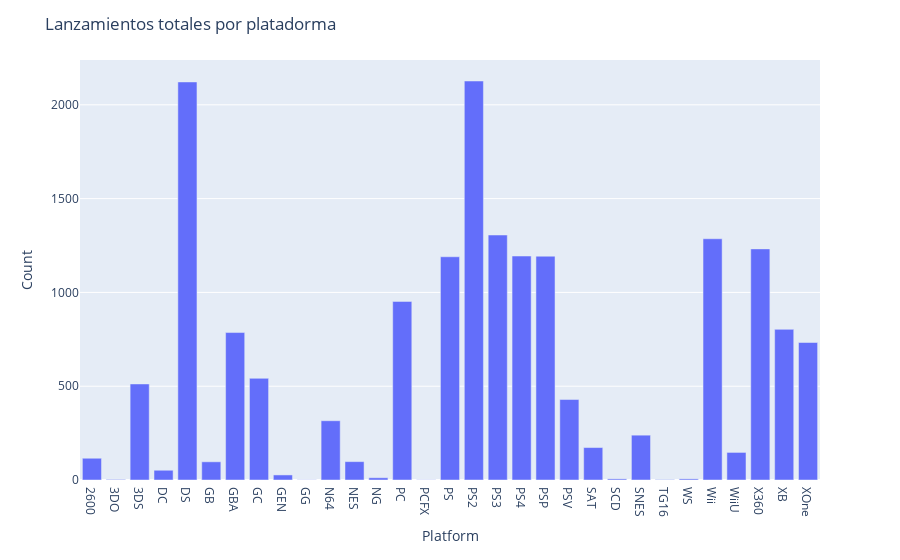

Notebook code cell kept with this figure:
### Code cell
df_Games_total = df_Games_per_Year.groupby("Platform").agg({"Global_Sales": 'count'}).reset_index()
df_Games_total.columns = ["Platform", "Count"]

fig = px.bar(df_Games_total, x="Platform", y="Count")
fig.update_layout(title="Lanzamientos totales por platadorma")
fig.update_xaxes(type='category')
fig.update_xaxes(categoryorder='category ascending')
fig.write_html("gráficas/Lanzamientos_Plataforma.html")
fig.show()

### Figure 1 — Plotly figure (JSON) as saved in the notebook; plotly's stock layout.template omitted (floating-point values rounded to 4 significant figures)
{"data": [{"alignmentgroup": "True", "hovertemplate": "Platform=%{x}<br>Count=%{y}<extra></extra>", "legendgroup": "", "marker": {"color": "#636efa", "pattern": {"shape": ""}}, "name": "", "offsetgroup": "", "orientation": "v", "showlegend": false, "textposition": "auto", "type": "bar", "x": ["2600", "3DO", "3DS", "DC", "DS", "GB", "GBA", "GC", "GEN", "GG", "N64", "NES", "NG", "PC", "PCFX", "PS", "PS2", "PS3", "PS4", "PSP", "PSV", "SAT", "SCD", "SNES", "TG16", "WS", "Wii", "WiiU", "X360", "XB", "XOne"], "xaxis": "x", "y": [116, 3, 512, 52, 2122, 97, 786, 542, 27, 1, 316, 98, 12, 952, 1, 1190, 2127, 1306, 1194, 1193, 429, 173, 6, 239, 2, 6, 1286, 147, 1232, 803, 733], "yaxis": "y"}], "layout": {"barmode": "relative", "legend": {"tracegroupgap": 0}, "margin": {"t": 60}, "title": {"text": "Lanzamientos totales por platadorma"}, "xaxis": {"anchor": "y", "categoryorder": "category ascending", "domain": [0, 1], "title": {"text": "Platform"}, "type": "category"}, "yaxis": {"anchor": "x", "domain": [0, 1], "title": {"text": "Count"}}}}
